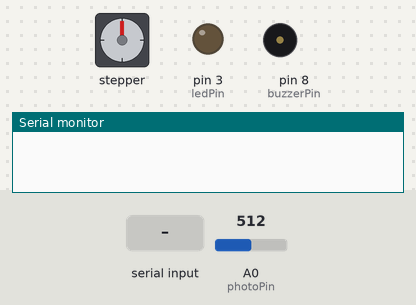
The sketch below on a simulated Arduino Uno, built with avr-gcc and run on an emulated ATmega328P. On the bench: stepper motor, output pins drawn as LEDs (lit = HIGH), buzzer (waves = sounding), the last lines printed to the serial monitor. Wiring (inferred from the names in the program): stepper motor driver (200 steps per turn assumed): step pin 7; direction pin 6. The test bench sets the inputs (shaded band); at power-on: A0 (photoPin) = 512. Pins used as bus, display or sensor lines are not drawn.

Above: at 1.2 s.
1.3 s: A0 (photoPin) set to 4
2.8 s: A0 (photoPin) set to 1
At 3.15 s:
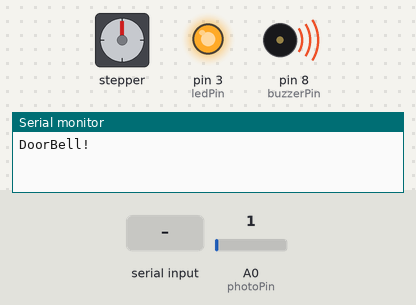
5.8 s: "open" received over Serial
At 9.0 s:
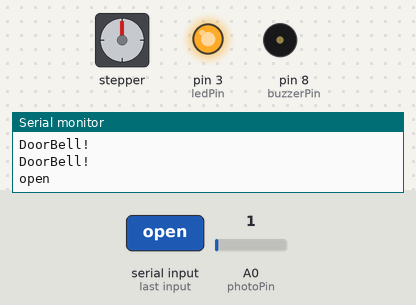
At 10.0 s:
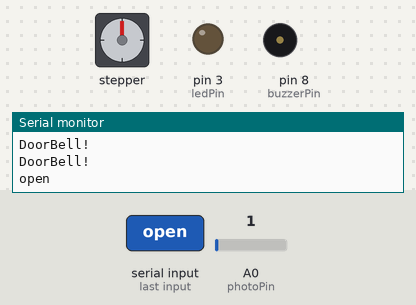
Timing chart, 0 to 14.8 s (numbered marks = the images above; inputs shaded):
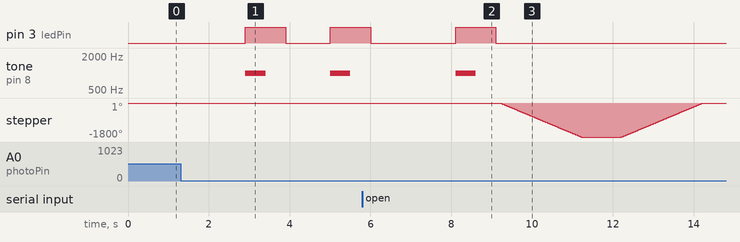

The sketch:

DoorbellScanning.ino
```cpp
/*
PINOUT:
RC522 MODULE   Uno/Nano   MEGA
SDA             D10       D9
SCK             D13       D52
MOSI            D11       D51
MISO            D12       D50
IRQ             N/A       N/A
GND             GND       GND
RST             D9        D8x
3.3V            3.3V      3.3V
*/

/* Include the standard Arduino SPI library */
#include <SPI.h>
/* Include the RFID library */
#include <RFID.h>

#include <Stepper.h>

/* Define the DIO used for the SDA (SS) and RST (reset) pins. */
#define SDA_DIO 10
#define RESET_DIO 9
#define dirPin 6
#define stepPin 7

#define stepsPerRevolution 200
/* Create an instance of the RFID library */
RFID RC522(SDA_DIO, RESET_DIO);

int buzzerPin = 8;

// Registry of allowed card numbers (replace with your actual card numbers)
const byte allowedCards[][4] = {
  {0x12, 0xDE, 0xD6, 0x34,},
  {0x47, 0xE5, 0xA5, 0x7B,},
  {0x24, 0x7C, 0xE7, 0x50,},
  {0xA1, 0x1C, 0x15, 0xFC,},
  {0x99, 0x38, 0x1F, 0xE9,}


  // ... more card numbers ...
};

int numAllowedCards = sizeof(allowedCards) / sizeof(allowedCards[0]);

const int doorbellpin = 2;  // Define the button pin

const int ledPin = 3; // Define LED pin
int photoPin = A0;


bool compareArrays(const byte array1[], const byte array2[], int len) {
  for (int i = 0; i < len; i++) {
    if (array1[i] != array2[i]) {
      return false;
    }
  }
  return true;
}

String incomingByte = "hello"; // for incoming serial data

void setup() {
  Serial.begin(9600);
  /* Enable the SPI interface */
  SPI.begin();
  /* Initialise the RFID reader */
  RC522.init();

  pinMode(buzzerPin, OUTPUT);
  pinMode(doorbellpin, INPUT_PULLUP);  // Set button pin as input with pullup
  pinMode(ledPin, OUTPUT); // Set pin 3 as output
  pinMode(stepPin, OUTPUT);
  pinMode(dirPin, OUTPUT);
}


void loop() {
  int i;
  int light = analogRead(photoPin);
  delay(100);

  if (Serial.available() > 0) {
    incomingByte = Serial.readString();
    incomingByte.trim();
    Serial.println(incomingByte);
    if (incomingByte == "open"){
      tone(buzzerPin, 1000, 500);  // Play a setup mode tone
      digitalWrite(ledPin, HIGH);   // Turn the LED on
      delay(1000);                  // Wait for 1 second
      digitalWrite(ledPin, LOW);    // Turn the LED off
      delay(100);

      digitalWrite(dirPin, LOW);
      for (int i = 0; i < 5 * stepsPerRevolution; i++) {
    // These four lines result in 1 step:
        digitalWrite(stepPin, HIGH);
        delayMicroseconds(1000);
        digitalWrite(stepPin, LOW);
        delayMicroseconds(1000);
      }
      delay(1000);
      digitalWrite(dirPin, HIGH);
      for (int i = 0; i < 5 * stepsPerRevolution; i++) {
    // These four lines result in 1 step:
        digitalWrite(stepPin, HIGH);
        delayMicroseconds(1000);
        digitalWrite(stepPin, LOW);
        delayMicroseconds(1000);
      }
      delay(1000);
    Serial.flush();
    delay(1000);
    }
    }

    else if (light < 3){
        Serial.println("DoorBell!");
        tone(buzzerPin, 1000, 500);  // Play a setup mode tone
        digitalWrite(ledPin, HIGH);   // Turn the LED on
        delay(1000);                  // Wait for 1 second
        digitalWrite(ledPin, LOW);    // Turn the LED off
        delay(1000);

    }
    else{

      // Normal card scanning logic
      if (RC522.isCard()) {
        RC522.readCardSerial();

        bool cardFound = false;
        int cardIndex = 0;
        for (int i = 0; i < numAllowedCards; i++) {
          if (compareArrays(allowedCards[i], RC522.serNum, 4)) {
            cardFound = true;
            cardIndex = i + 1;
          // Perform actions for a valid card
            Serial.println(cardIndex);
            tone(buzzerPin, 1500, 500); // Play a success tone
            digitalWrite(ledPin, HIGH);   // Turn the LED on
            delay(1000);                  // Wait for 1 second
            digitalWrite(ledPin, LOW);    // Turn the LED off
            delay(100);

            digitalWrite(dirPin, LOW);
            for (int i = 0; i < 5 * stepsPerRevolution; i++) {
          // These four lines result in 1 step:
              digitalWrite(stepPin, HIGH);
              delayMicroseconds(1000);
              digitalWrite(stepPin, LOW);
              delayMicroseconds(1000);

            }
            delay(1000);
            digitalWrite(dirPin, HIGH);
            for (int i = 0; i < 5 * stepsPerRevolution; i++) {
          // These four lines result in 1 step:
              digitalWrite(stepPin, HIGH);
              delayMicroseconds(1000);
              digitalWrite(stepPin, LOW);
              delayMicroseconds(1000);
            }
            break;
        }
      }

      if (!cardFound) {
        Serial.println("Access denied!");
        tone(buzzerPin, 500, 500); // Play an error tone
        delay(2000);
      }
        }
    }
  }
```

Measured:
- the behaviour switches between 3 and 2 on A0 (photoPin) (found by bisection; images 0 and 1)
- after the input at 1.3 s, every drawn part: stays the same
- after the input at 2.8 s, pin 3 (ledPin): LOW → HIGH after 0.11 s, → LOW 1.0 s later, → HIGH 1.1 s later; tone on pin 8 (buzzerPin): alternates 1000 Hz for 0.50 s and silent for 1.6 s, starting after 0.11 s
- after the input at 5.8 s, stepper: turns 1800° counter-clockwise in 2.0 s, then 1800° clockwise in 2.0 s
